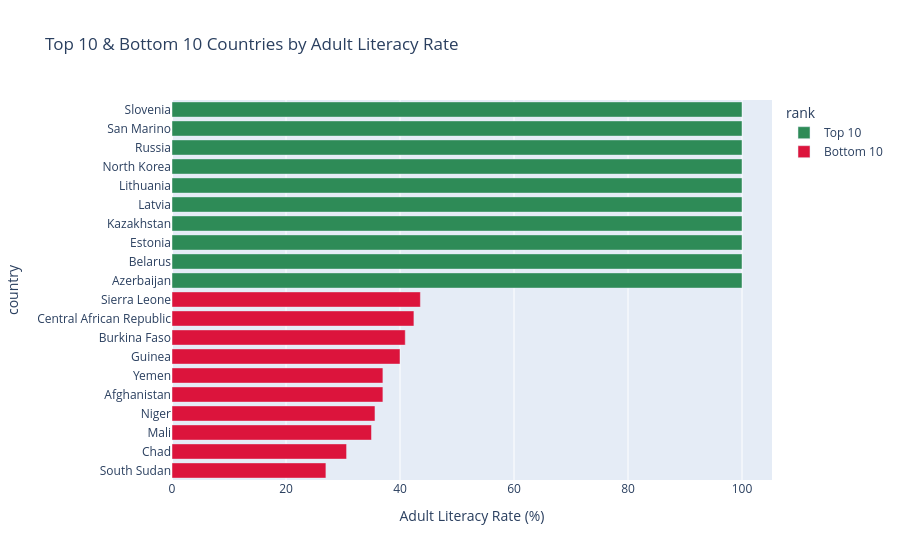

Notebook source saved alongside this figure:
### Code cell
# ── Top & Bottom 10 countries by Adult Literacy (Latest) (FIXED) ────────────

import plotly.express as px

# Detect correct column automatically
adult_col = [c for c in df_literacy.columns if 'adult' in c.lower()][0]

# Prepare latest data
latest = (
    df_literacy.dropna(subset=[adult_col])
    .sort_values('year', ascending=False)
    .groupby('country').first()
    .reset_index()
)

# Top & Bottom
top10 = latest.nlargest(10, adult_col)[['country', adult_col]].assign(rank='Top 10')
bottom10 = latest.nsmallest(10, adult_col)[['country', adult_col]].assign(rank='Bottom 10')

combined = pd.concat([top10, bottom10])

# Plot
fig = px.bar(
    combined,
    x=adult_col,
    y='country',
    color='rank',
    color_discrete_map={'Top 10': 'seagreen', 'Bottom 10': 'crimson'},
    orientation='h',
    title='Top 10 & Bottom 10 Countries by Adult Literacy Rate',
    labels={adult_col: 'Adult Literacy Rate (%)'}
)

fig.update_layout(yaxis={'categoryorder': 'total ascending'})
fig.show()

### Figure 1 — Plotly figure (JSON) as saved in the notebook; plotly's stock layout.template omitted (floating-point values rounded to 4 significant figures)
{"data": [{"alignmentgroup": "True", "hovertemplate": "rank=Top 10<br>Adult Literacy Rate (%)=%{x}<br>country=%{y}<extra></extra>", "legendgroup": "Top 10", "marker": {"color": "seagreen", "pattern": {"shape": ""}}, "name": "Top 10", "offsetgroup": "Top 10", "orientation": "h", "showlegend": true, "textposition": "auto", "type": "bar", "x": [100, 100, 100, 100, 100, 100, 100, 100, 100, 100], "xaxis": "x", "y": ["Azerbaijan", "Belarus", "Estonia", "Kazakhstan", "Latvia", "Lithuania", "North Korea", "Russia", "San Marino", "Slovenia"], "yaxis": "y"}, {"alignmentgroup": "True", "hovertemplate": "rank=Bottom 10<br>Adult Literacy Rate (%)=%{x}<br>country=%{y}<extra></extra>", "legendgroup": "Bottom 10", "marker": {"color": "crimson", "pattern": {"shape": ""}}, "name": "Bottom 10", "offsetgroup": "Bottom 10", "orientation": "h", "showlegend": true, "textposition": "auto", "type": "bar", "x": [27, 30.63, 35, 35.61, 37, 37, 40, 40.92, 42.44, 43.58], "xaxis": "x", "y": ["South Sudan", "Chad", "Mali", "Niger", "Afghanistan", "Yemen", "Guinea", "Burkina Faso", "Central African Republic", "Sierra Leone"], "yaxis": "y"}], "layout": {"barmode": "relative", "legend": {"title": {"text": "rank"}, "tracegroupgap": 0}, "title": {"text": "Top 10 & Bottom 10 Countries by Adult Literacy Rate"}, "xaxis": {"anchor": "y", "domain": [0, 1], "title": {"text": "Adult Literacy Rate (%)"}}, "yaxis": {"anchor": "x", "categoryorder": "total ascending", "domain": [0, 1], "title": {"text": "country"}}}}
